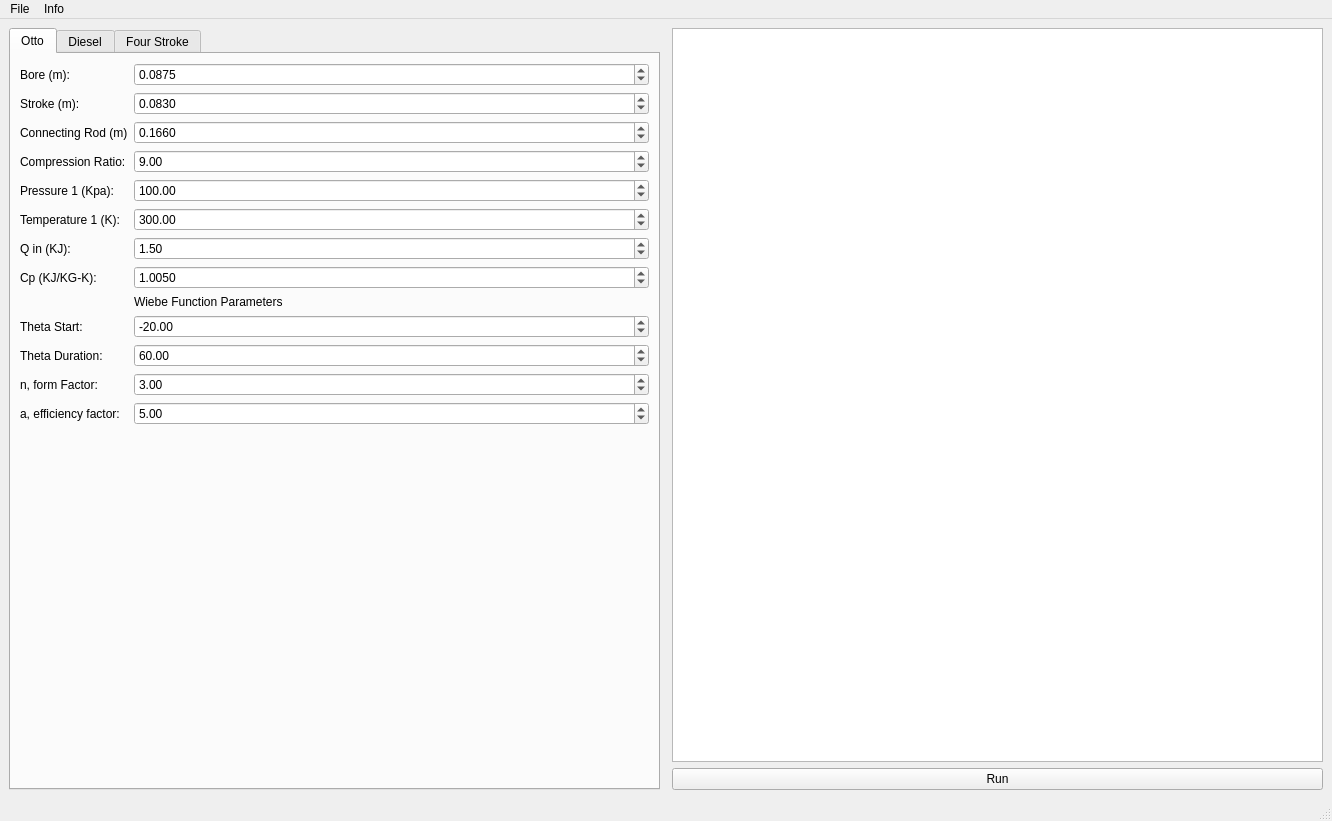
<?xml version="1.0" encoding="UTF-8"?>
<ui version="4.0">
 <class>MainWindow</class>
 <widget class="QMainWindow" name="MainWindow">
  <property name="geometry">
   <rect>
    <x>0</x>
    <y>0</y>
    <width>1332</width>
    <height>821</height>
   </rect>
  </property>
  <property name="windowTitle">
   <string>MainWindow</string>
  </property>
  <widget class="QWidget" name="centralwidget">
   <layout class="QGridLayout" name="gridLayout" columnstretch="0,0,0">
    <item row="1" column="2">
     <widget class="QPushButton" name="CalculateResults">
      <property name="text">
       <string>Run</string>
      </property>
     </widget>
    </item>
    <item row="0" column="0" rowspan="2">
     <widget class="QTabWidget" name="TypeOfEngine">
      <property name="maximumSize">
       <size>
        <width>16777215</width>
        <height>16777215</height>
       </size>
      </property>
      <property name="currentIndex">
       <number>0</number>
      </property>
      <widget class="QWidget" name="Otto">
       <attribute name="title">
        <string>Otto</string>
       </attribute>
       <layout class="QGridLayout" name="gridLayout_2">
        <item row="0" column="0">
         <layout class="QFormLayout" name="formLayout_4">
          <item row="0" column="0">
           <widget class="QLabel" name="label_11">
            <property name="text">
             <string>Bore (m):</string>
            </property>
           </widget>
          </item>
          <item row="0" column="1">
           <widget class="QDoubleSpinBox" name="BoreOtto">
            <property name="decimals">
             <number>4</number>
            </property>
            <property name="singleStep">
             <double>0.000100000000000</double>
            </property>
            <property name="value">
             <double>0.087500000000000</double>
            </property>
           </widget>
          </item>
          <item row="1" column="0">
           <widget class="QLabel" name="label_46">
            <property name="text">
             <string>Stroke (m):</string>
            </property>
           </widget>
          </item>
          <item row="1" column="1">
           <widget class="QDoubleSpinBox" name="StrokeOtto">
            <property name="decimals">
             <number>4</number>
            </property>
            <property name="singleStep">
             <double>0.000100000000000</double>
            </property>
            <property name="value">
             <double>0.083000000000000</double>
            </property>
           </widget>
          </item>
          <item row="2" column="0">
           <widget class="QLabel" name="label_47">
            <property name="text">
             <string>Connecting Rod (m)</string>
            </property>
           </widget>
          </item>
          <item row="2" column="1">
           <widget class="QDoubleSpinBox" name="ConnectingRodOtto">
            <property name="decimals">
             <number>4</number>
            </property>
            <property name="singleStep">
             <double>0.001000000000000</double>
            </property>
            <property name="value">
             <double>0.166000000000000</double>
            </property>
           </widget>
          </item>
          <item row="3" column="0">
           <widget class="QLabel" name="label_48">
            <property name="text">
             <string>Compression Ratio:</string>
            </property>
           </widget>
          </item>
          <item row="3" column="1">
           <widget class="QDoubleSpinBox" name="CompressionRatioOtto">
            <property name="value">
             <double>9.000000000000000</double>
            </property>
           </widget>
          </item>
          <item row="4" column="0">
           <widget class="QLabel" name="label_49">
            <property name="text">
             <string>Pressure 1 (Kpa):</string>
            </property>
           </widget>
          </item>
          <item row="4" column="1">
           <widget class="QDoubleSpinBox" name="PressureOneOtto">
            <property name="maximum">
             <double>100000000.000000000000000</double>
            </property>
            <property name="value">
             <double>100.000000000000000</double>
            </property>
           </widget>
          </item>
          <item row="5" column="0">
           <widget class="QLabel" name="label_50">
            <property name="text">
             <string>Temperature 1 (K):</string>
            </property>
           </widget>
          </item>
          <item row="5" column="1">
           <widget class="QDoubleSpinBox" name="TemperatureOneOtto">
            <property name="maximum">
             <double>100000000.000000000000000</double>
            </property>
            <property name="value">
             <double>300.000000000000000</double>
            </property>
           </widget>
          </item>
          <item row="6" column="0">
           <widget class="QLabel" name="label_51">
            <property name="text">
             <string>Q in (KJ):</string>
            </property>
           </widget>
          </item>
          <item row="6" column="1">
           <widget class="QDoubleSpinBox" name="QinOtto">
            <property name="decimals">
             <number>2</number>
            </property>
            <property name="singleStep">
             <double>0.100000000000000</double>
            </property>
            <property name="value">
             <double>1.500000000000000</double>
            </property>
           </widget>
          </item>
          <item row="7" column="0">
           <widget class="QLabel" name="label_52">
            <property name="text">
             <string>Cp (KJ/KG-K):</string>
            </property>
           </widget>
          </item>
          <item row="7" column="1">
           <widget class="QDoubleSpinBox" name="CpOtto">
            <property name="decimals">
             <number>4</number>
            </property>
            <property name="singleStep">
             <double>0.001000000000000</double>
            </property>
            <property name="value">
             <double>1.005000000000000</double>
            </property>
           </widget>
          </item>
          <item row="8" column="1">
           <widget class="QLabel" name="label_53">
            <property name="text">
             <string>Wiebe Function Parameters</string>
            </property>
           </widget>
          </item>
          <item row="9" column="0">
           <widget class="QLabel" name="label_54">
            <property name="text">
             <string>Theta Start:</string>
            </property>
           </widget>
          </item>
          <item row="9" column="1">
           <widget class="QDoubleSpinBox" name="ThetaStartOtto">
            <property name="minimum">
             <double>-540.000000000000000</double>
            </property>
            <property name="maximum">
             <double>540.000000000000000</double>
            </property>
            <property name="value">
             <double>-20.000000000000000</double>
            </property>
           </widget>
          </item>
          <item row="10" column="0">
           <widget class="QLabel" name="label_55">
            <property name="text">
             <string>Theta Duration:</string>
            </property>
           </widget>
          </item>
          <item row="11" column="0">
           <widget class="QLabel" name="label_56">
            <property name="text">
             <string>n, form Factor:</string>
            </property>
           </widget>
          </item>
          <item row="11" column="1">
           <widget class="QDoubleSpinBox" name="nFormFactorOtto">
            <property name="value">
             <double>3.000000000000000</double>
            </property>
           </widget>
          </item>
          <item row="12" column="0">
           <widget class="QLabel" name="label_57">
            <property name="text">
             <string>a, efficiency factor:</string>
            </property>
           </widget>
          </item>
          <item row="12" column="1">
           <widget class="QDoubleSpinBox" name="aEfficiencyFactorOtto">
            <property name="value">
             <double>5.000000000000000</double>
            </property>
           </widget>
          </item>
          <item row="10" column="1">
           <widget class="QDoubleSpinBox" name="ThetaDurationOtto">
            <property name="maximum">
             <double>180.000000000000000</double>
            </property>
            <property name="value">
             <double>60.000000000000000</double>
            </property>
           </widget>
          </item>
         </layout>
        </item>
       </layout>
      </widget>
      <widget class="QWidget" name="Diesel">
       <attribute name="title">
        <string>Diesel</string>
       </attribute>
       <widget class="QWidget" name="formLayoutWidget_2">
        <property name="geometry">
         <rect>
          <x>0</x>
          <y>0</y>
          <width>281</width>
          <height>366</height>
         </rect>
        </property>
        <layout class="QFormLayout" name="formLayout_2">
         <item row="0" column="0">
          <widget class="QLabel" name="label_5">
           <property name="text">
            <string>Bore (m):</string>
           </property>
          </widget>
         </item>
         <item row="1" column="0">
          <widget class="QLabel" name="label_6">
           <property name="text">
            <string>Stroke (m):</string>
           </property>
          </widget>
         </item>
         <item row="2" column="0">
          <widget class="QLabel" name="label_7">
           <property name="text">
            <string>Connecting Rod (m)</string>
           </property>
          </widget>
         </item>
         <item row="3" column="0">
          <widget class="QLabel" name="label_8">
           <property name="text">
            <string>Compression Ratio:</string>
           </property>
          </widget>
         </item>
         <item row="4" column="0">
          <widget class="QLabel" name="label_18">
           <property name="text">
            <string>Pressure 1 (Kpa):</string>
           </property>
          </widget>
         </item>
         <item row="5" column="0">
          <widget class="QLabel" name="label_19">
           <property name="text">
            <string>Temperature 1 (K):</string>
           </property>
          </widget>
         </item>
         <item row="6" column="0">
          <widget class="QLabel" name="label_20">
           <property name="text">
            <string>Q in (KJ):</string>
           </property>
          </widget>
         </item>
         <item row="7" column="0">
          <widget class="QLabel" name="label_21">
           <property name="text">
            <string>Cp (KJ/KG-K):</string>
           </property>
          </widget>
         </item>
         <item row="8" column="1">
          <widget class="QLabel" name="label_22">
           <property name="text">
            <string>Wiebe Function Parameters</string>
           </property>
          </widget>
         </item>
         <item row="9" column="0">
          <widget class="QLabel" name="label_23">
           <property name="text">
            <string>Theta Start:</string>
           </property>
          </widget>
         </item>
         <item row="10" column="0">
          <widget class="QLabel" name="label_24">
           <property name="text">
            <string>Theta Duration:</string>
           </property>
          </widget>
         </item>
         <item row="11" column="0">
          <widget class="QLabel" name="label_25">
           <property name="text">
            <string>n, form Factor:</string>
           </property>
          </widget>
         </item>
         <item row="12" column="0">
          <widget class="QLabel" name="label_26">
           <property name="text">
            <string>a, efficiency factor:</string>
           </property>
          </widget>
         </item>
         <item row="0" column="1">
          <widget class="QDoubleSpinBox" name="BoreDiesel">
           <property name="decimals">
            <number>4</number>
           </property>
           <property name="singleStep">
            <double>0.000100000000000</double>
           </property>
           <property name="value">
            <double>0.087500000000000</double>
           </property>
          </widget>
         </item>
         <item row="1" column="1">
          <widget class="QDoubleSpinBox" name="StrokeDiesel">
           <property name="decimals">
            <number>4</number>
           </property>
           <property name="singleStep">
            <double>0.000100000000000</double>
           </property>
           <property name="value">
            <double>0.083000000000000</double>
           </property>
          </widget>
         </item>
         <item row="2" column="1">
          <widget class="QDoubleSpinBox" name="ConnectingRodDiesel">
           <property name="decimals">
            <number>4</number>
           </property>
           <property name="singleStep">
            <double>0.001000000000000</double>
           </property>
           <property name="value">
            <double>0.166000000000000</double>
           </property>
          </widget>
         </item>
         <item row="3" column="1">
          <widget class="QDoubleSpinBox" name="CompressionRatioDiesel">
           <property name="value">
            <double>9.000000000000000</double>
           </property>
          </widget>
         </item>
         <item row="4" column="1">
          <widget class="QDoubleSpinBox" name="PressureOneDiesel">
           <property name="maximum">
            <double>10000000.000000000000000</double>
           </property>
           <property name="value">
            <double>100.000000000000000</double>
           </property>
          </widget>
         </item>
         <item row="5" column="1">
          <widget class="QDoubleSpinBox" name="TemperatureOneDiesel">
           <property name="maximum">
            <double>10000000000.000000000000000</double>
           </property>
           <property name="value">
            <double>300.000000000000000</double>
           </property>
          </widget>
         </item>
         <item row="6" column="1">
          <widget class="QDoubleSpinBox" name="QinDiesel">
           <property name="value">
            <double>1.500000000000000</double>
           </property>
          </widget>
         </item>
         <item row="7" column="1">
          <widget class="QDoubleSpinBox" name="CpDiesel">
           <property name="decimals">
            <number>4</number>
           </property>
           <property name="singleStep">
            <double>0.001000000000000</double>
           </property>
           <property name="value">
            <double>1.005000000000000</double>
           </property>
          </widget>
         </item>
         <item row="9" column="1">
          <widget class="QDoubleSpinBox" name="ThetaStartDiesel">
           <property name="minimum">
            <double>-540.000000000000000</double>
           </property>
           <property name="maximum">
            <double>540.000000000000000</double>
           </property>
           <property name="value">
            <double>-20.000000000000000</double>
           </property>
          </widget>
         </item>
         <item row="10" column="1">
          <widget class="QDoubleSpinBox" name="ThetaDurationDiesel">
           <property name="value">
            <double>60.000000000000000</double>
           </property>
          </widget>
         </item>
         <item row="11" column="1">
          <widget class="QDoubleSpinBox" name="nFormFactorDiesel">
           <property name="value">
            <double>3.000000000000000</double>
           </property>
          </widget>
         </item>
         <item row="12" column="1">
          <widget class="QDoubleSpinBox" name="aEfficiencyFactorDiesel">
           <property name="value">
            <double>5.000000000000000</double>
           </property>
          </widget>
         </item>
        </layout>
       </widget>
      </widget>
      <widget class="QWidget" name="tab_3">
       <attribute name="title">
        <string>Four Stroke</string>
       </attribute>
       <widget class="QWidget" name="formLayoutWidget">
        <property name="geometry">
         <rect>
          <x>0</x>
          <y>0</y>
          <width>343</width>
          <height>1451</height>
         </rect>
        </property>
        <layout class="QFormLayout" name="formLayout">
         <item row="0" column="0">
          <widget class="QLabel" name="label">
           <property name="text">
            <string>Bore (m):</string>
           </property>
          </widget>
         </item>
         <item row="1" column="0">
          <widget class="QLabel" name="label_2">
           <property name="text">
            <string>Stroke (m):</string>
           </property>
          </widget>
         </item>
         <item row="2" column="0">
          <widget class="QLabel" name="label_4">
           <property name="text">
            <string>Connecting Rod (m)</string>
           </property>
          </widget>
         </item>
         <item row="3" column="0">
          <widget class="QLabel" name="label_3">
           <property name="text">
            <string>Compression Ratio:</string>
           </property>
          </widget>
         </item>
         <item row="4" column="0">
          <widget class="QLabel" name="label_41">
           <property name="text">
            <string>A/F:</string>
           </property>
          </widget>
         </item>
         <item row="5" column="0">
          <widget class="QLabel" name="label_40">
           <property name="text">
            <string>q LHV (KJ/KG fuel):</string>
           </property>
          </widget>
         </item>
         <item row="6" column="0">
          <widget class="QLabel" name="label_9">
           <property name="text">
            <string>Cp (KJ/KG-K):</string>
           </property>
          </widget>
         </item>
         <item row="7" column="0">
          <widget class="QLabel" name="label_42">
           <property name="text">
            <string>Intake Pressure (kPa):</string>
           </property>
          </widget>
         </item>
         <item row="8" column="0">
          <widget class="QLabel" name="label_44">
           <property name="text">
            <string>Atmospheric Pressure (kPa):</string>
           </property>
          </widget>
         </item>
         <item row="9" column="0">
          <widget class="QLabel" name="label_12">
           <property name="text">
            <string>Pressure 1 (Kpa):</string>
           </property>
          </widget>
         </item>
         <item row="10" column="0">
          <widget class="QLabel" name="label_43">
           <property name="text">
            <string>Exhaust Pressure (Kpa):</string>
           </property>
          </widget>
         </item>
         <item row="11" column="0">
          <widget class="QLabel" name="label_10">
           <property name="text">
            <string>Atmospheric Temperature (K):</string>
           </property>
          </widget>
         </item>
         <item row="12" column="0">
          <widget class="QLabel" name="label_45">
           <property name="text">
            <string>Intake Temperature (K):</string>
           </property>
          </widget>
         </item>
         <item row="14" column="1">
          <widget class="QLabel" name="label_40Label_2">
           <property name="text">
            <string>Initial Guesses</string>
           </property>
          </widget>
         </item>
         <item row="15" column="0">
          <widget class="QLabel" name="label_40Label">
           <property name="text">
            <string>Temperature 1</string>
           </property>
          </widget>
         </item>
         <item row="16" column="0">
          <widget class="QLabel" name="fResFracLabel">
           <property name="text">
            <string>f res, frac</string>
           </property>
          </widget>
         </item>
         <item row="18" column="1">
          <widget class="QLabel" name="label_17">
           <property name="text">
            <string>Wiebe Function Parameters</string>
           </property>
          </widget>
         </item>
         <item row="19" column="0">
          <widget class="QLabel" name="label_13">
           <property name="text">
            <string>Theta Start:</string>
           </property>
          </widget>
         </item>
         <item row="20" column="0">
          <widget class="QLabel" name="label_14">
           <property name="text">
            <string>Theta Duration:</string>
           </property>
          </widget>
         </item>
         <item row="21" column="0">
          <widget class="QLabel" name="label_15">
           <property name="text">
            <string>n, form Factor:</string>
           </property>
          </widget>
         </item>
         <item row="22" column="0">
          <widget class="QLabel" name="label_16">
           <property name="text">
            <string>a, efficiency factor:</string>
           </property>
          </widget>
         </item>
         <item row="0" column="1">
          <widget class="QDoubleSpinBox" name="BoreFourStroke">
           <property name="decimals">
            <number>4</number>
           </property>
           <property name="singleStep">
            <double>0.000100000000000</double>
           </property>
           <property name="value">
            <double>0.087500000000000</double>
           </property>
          </widget>
         </item>
         <item row="1" column="1">
          <widget class="QDoubleSpinBox" name="StrokeFourStroke">
           <property name="decimals">
            <number>4</number>
           </property>
           <property name="singleStep">
            <double>0.001000000000000</double>
           </property>
           <property name="value">
            <double>0.083000000000000</double>
           </property>
          </widget>
         </item>
         <item row="2" column="1">
          <widget class="QDoubleSpinBox" name="ConnectingRodFourStroke">
           <property name="decimals">
            <number>4</number>
           </property>
           <property name="singleStep">
            <double>0.001000000000000</double>
           </property>
           <property name="value">
            <double>0.166000000000000</double>
           </property>
          </widget>
         </item>
         <item row="3" column="1">
          <widget class="QDoubleSpinBox" name="CompressionRatioFourStroke">
           <property name="singleStep">
            <double>0.100000000000000</double>
           </property>
           <property name="value">
            <double>8.000000000000000</double>
           </property>
          </widget>
         </item>
         <item row="4" column="1">
          <widget class="QDoubleSpinBox" name="AirFuelFourStroke">
           <property name="singleStep">
            <double>0.010000000000000</double>
           </property>
           <property name="value">
            <double>14.609999999999999</double>
           </property>
          </widget>
         </item>
         <item row="5" column="1">
          <widget class="QDoubleSpinBox" name="LowerHeatingValueqFourStroke">
           <property name="maximum">
            <double>100000.000000000000000</double>
           </property>
           <property name="value">
            <double>44000.000000000000000</double>
           </property>
          </widget>
         </item>
         <item row="6" column="1">
          <widget class="QDoubleSpinBox" name="CpFourStroke">
           <property name="decimals">
            <number>4</number>
           </property>
           <property name="singleStep">
            <double>0.001000000000000</double>
           </property>
           <property name="value">
            <double>1.004000000000000</double>
           </property>
          </widget>
         </item>
         <item row="7" column="1">
          <widget class="QDoubleSpinBox" name="IntakePressureFourStroke">
           <property name="maximum">
            <double>10000.000000000000000</double>
           </property>
           <property name="value">
            <double>80.000000000000000</double>
           </property>
          </widget>
         </item>
         <item row="8" column="1">
          <widget class="QDoubleSpinBox" name="AtmosphericPressureFourStroke">
           <property name="maximum">
            <double>100000.000000000000000</double>
           </property>
           <property name="value">
            <double>100.000000000000000</double>
           </property>
          </widget>
         </item>
         <item row="9" column="1">
          <widget class="QDoubleSpinBox" name="PressureOneFourStroke">
           <property name="maximum">
            <double>100000.000000000000000</double>
           </property>
           <property name="value">
            <double>80.000000000000000</double>
           </property>
          </widget>
         </item>
         <item row="10" column="1">
          <widget class="QDoubleSpinBox" name="ExhaustPressureFourStroke">
           <property name="maximum">
            <double>100000.000000000000000</double>
           </property>
           <property name="value">
            <double>100.000000000000000</double>
           </property>
          </widget>
         </item>
         <item row="11" column="1">
          <widget class="QDoubleSpinBox" name="AtmosphericTemperatureFourStroke">
           <property name="maximum">
            <double>1000.000000000000000</double>
           </property>
           <property name="value">
            <double>300.000000000000000</double>
           </property>
          </widget>
         </item>
         <item row="12" column="1">
          <widget class="QDoubleSpinBox" name="IntakeTemperatureFourStroke">
           <property name="maximum">
            <double>1000.000000000000000</double>
           </property>
           <property name="value">
            <double>300.000000000000000</double>
           </property>
          </widget>
         </item>
         <item row="15" column="1">
          <widget class="QDoubleSpinBox" name="TemperatureOneFourStroke">
           <property name="maximum">
            <double>1000.000000000000000</double>
           </property>
           <property name="value">
            <double>300.000000000000000</double>
           </property>
          </widget>
         </item>
         <item row="16" column="1">
          <widget class="QDoubleSpinBox" name="fResFourStroke">
           <property name="maximum">
            <double>1000.000000000000000</double>
           </property>
           <property name="value">
            <double>0.040000000000000</double>
           </property>
          </widget>
         </item>
         <item row="19" column="1">
          <widget class="QDoubleSpinBox" name="ThetaStartFourStroke">
           <property name="minimum">
            <double>-180.000000000000000</double>
           </property>
           <property name="maximum">
            <double>540.000000000000000</double>
           </property>
           <property name="value">
            <double>-30.000000000000000</double>
           </property>
          </widget>
         </item>
         <item row="20" column="1">
          <widget class="QDoubleSpinBox" name="ThetaDurationFourStroke">
           <property name="value">
            <double>60.000000000000000</double>
           </property>
          </widget>
         </item>
         <item row="21" column="1">
          <widget class="QDoubleSpinBox" name="nFormFactorFourStroke">
           <property name="value">
            <double>3.000000000000000</double>
           </property>
          </widget>
         </item>
         <item row="22" column="1">
          <widget class="QDoubleSpinBox" name="aEfficiencyFactorFourStroke">
           <property name="value">
            <double>5.000000000000000</double>
           </property>
          </widget>
         </item>
        </layout>
       </widget>
      </widget>
     </widget>
    </item>
    <item row="0" column="2">
     <widget class="QTextEdit" name="Results"/>
    </item>
    <item row="0" column="1">
     <widget class="GraphOutputWidget" name="Graph_Output" native="true"/>
    </item>
   </layout>
  </widget>
  <widget class="QMenuBar" name="menubar">
   <property name="geometry">
    <rect>
     <x>0</x>
     <y>0</y>
     <width>1332</width>
     <height>26</height>
    </rect>
   </property>
   <widget class="QMenu" name="menuFile">
    <property name="title">
     <string>File</string>
    </property>
    <addaction name="actionExit"/>
    <addaction name="separator"/>
    <addaction name="actionOpen"/>
    <addaction name="separator"/>
    <addaction name="actionSave"/>
    <addaction name="separator"/>
    <addaction name="actionSave_As"/>
   </widget>
   <widget class="QMenu" name="menuAbout">
    <property name="title">
     <string>Info</string>
    </property>
    <addaction name="actionAbout"/>
   </widget>
   <addaction name="menuFile"/>
   <addaction name="menuAbout"/>
  </widget>
  <widget class="QStatusBar" name="statusbar"/>
  <action name="actionExit">
   <property name="text">
    <string>Exit</string>
   </property>
  </action>
  <action name="actionAbout">
   <property name="text">
    <string>About</string>
   </property>
  </action>
  <action name="actionSave">
   <property name="text">
    <string>Save</string>
   </property>
  </action>
  <action name="actionOpen">
   <property name="text">
    <string>Open</string>
   </property>
  </action>
  <action name="actionSave_As">
   <property name="text">
    <string>Save As</string>
   </property>
  </action>
 </widget>
 <customwidgets>
  <customwidget>
   <class>GraphOutputWidget</class>
   <extends>QWidget</extends>
   <header>graphoutputwidget.h</header>
   <container>1</container>
  </customwidget>
 </customwidgets>
 <resources/>
 <connections/>
</ui>
